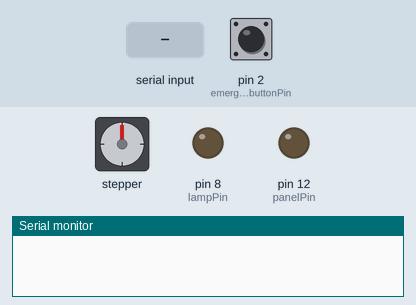
The sketch below on a simulated Arduino Uno, built with avr-gcc and run on an emulated ATmega328P. Shown: stepper motor, output pins drawn as LEDs (lit = HIGH), the last lines printed to the serial monitor. Wiring (inferred from the names in the program): stepper motor driver (200 steps per turn assumed): step pin 4; direction pin 3; enable pin 5. The test bench sets the inputs (shaded band); at power-on: pin 2 (emergencystopbuttonPin) HIGH. Pins used as bus, display or sensor lines are not drawn.

Above: at 1.2 s.
1.3 s: "4\n" received over Serial
At 1.8 s:
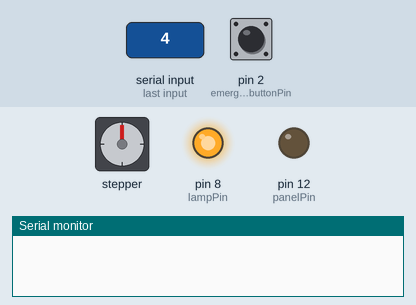
2.8 s: "1\n" received over Serial
At 3.9 s:
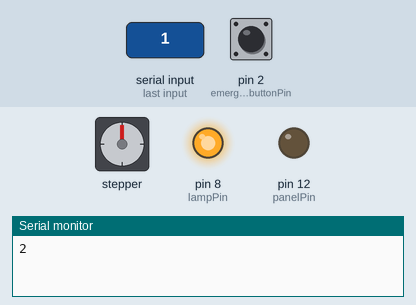
5.8 s: pin 2 (emergencystopbuttonPin) pulled LOW for 0.15 s
At 7.7 s:
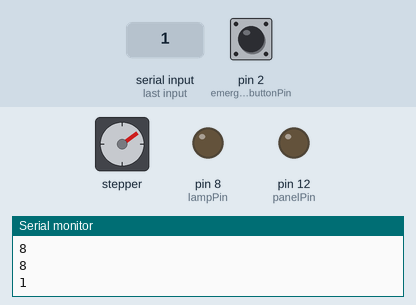
8.0 s: "5\n" received over Serial
At 9.2 s:
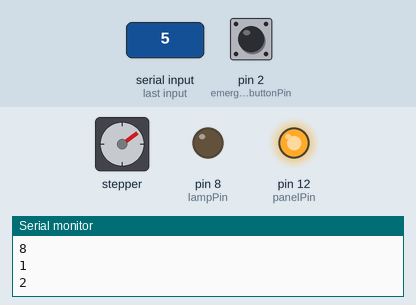
9.5 s: "4\n" received over Serial
At 10.4 s:
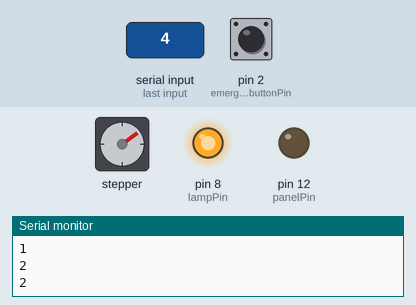
11.0 s: "6\n" received over Serial
At 11.6 s:
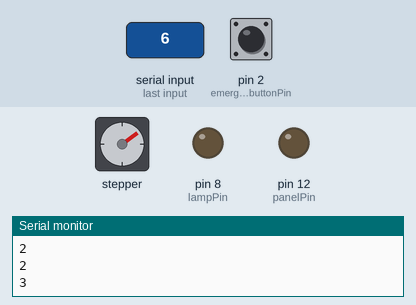
Timing chart, 0 to 13.5 s (numbered marks = the images above; inputs shaded):
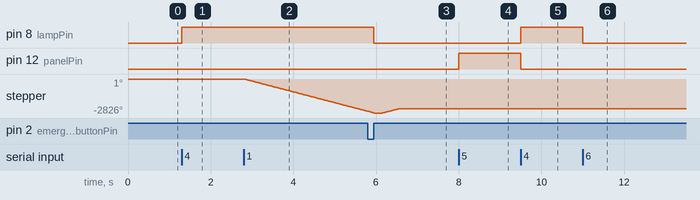

Measured:
- after the input at 1.3 s, pin 8 (lampPin): LOW → HIGH at once
- after the input at 2.8 s, stepper: keeps turning counter-clockwise at about 897°/s, starting at once
- after the input at 5.8 s, pin 8 (lampPin): HIGH → LOW after 0.15 s
- after the input at 8.0 s, pin 12 (panelPin): LOW → HIGH at once
- after the input at 9.5 s, pin 8 (lampPin): LOW → HIGH at once; pin 12 (panelPin): HIGH → LOW at once
- after the input at 11.0 s, pin 8 (lampPin): HIGH → LOW at once

The sketch:

fullsystem.ino
```cpp
const int emergencystopbuttonPin = 2;
const int lampPin =  8;
const int panelPin = 12;

int emergencystopbuttonState = 0;
int lastemergencystopbuttonState = 0;
int on = 0;
int lamp = 1;
int panel = 0;

int stop = 0;

#define d_limitto1 200 //steps between limit switch and 1st cell
#define d_1to2 1000     //steps between the cells
#define Dir 3
#define Step 4
#define Enable 5
#define Limit_1 6
#define Limit_2 7
int pos = 0;
bool initial = true;
bool initialISR = true;
int x = 0;


void setup() {
  Serial.begin(115200);
  Serial.setTimeout(1);

  pinMode(lampPin, OUTPUT);
  pinMode(panelPin, OUTPUT);
  pinMode(emergencystopbuttonPin, INPUT);

  pinMode(Dir,OUTPUT);
  pinMode(Step,OUTPUT);
  pinMode(Enable,OUTPUT);
  digitalWrite(Enable,HIGH);
  pinMode(Limit_1,INPUT);
  pinMode(Limit_2,INPUT);

  Serial.flush();

  attachInterrupt(digitalPinToInterrupt(emergencystopbuttonPin), emergencystop, RISING);
  //attachInterrupt(digitalPinToInterrupt(Limit_1), emergencystop, RISING);
  //attachInterrupt(digitalPinToInterrupt(Limit_2), emergencystop, RISING);
}

//ISR
void emergencystop(){
  static unsigned long last_interrupt_time = 0;
  unsigned long interrupt_time = millis();
  if (interrupt_time - last_interrupt_time > 2000)
  {
    stop = 1;
    digitalWrite(lampPin, LOW);
    digitalWrite(panelPin, LOW);
    if (initialISR){
      initialISR = 0;
      Serial.println(8);
      Serial.println(8);
    }
    else{
      //Serial.write(7);
      Serial.println(7);
      Serial.flush();
    }
  }
  last_interrupt_time = interrupt_time;
}

void runMotor(int wait, int steps, boolean dir){

  digitalWrite(Enable,LOW);
  digitalWrite(Dir,dir);

  pos = pos + steps;
  for(int i=0;i<(steps);i++){
    if(stop){
    digitalWrite(Enable,HIGH);
    stop = 0;
    return;
    }
    digitalWrite(Step,HIGH);
    delayMicroseconds(wait);
    digitalWrite(Step,LOW);
    delayMicroseconds(wait);
  }

  if(pos>800){
    digitalWrite(Enable,HIGH);
  }
}

void homing(boolean enable){
  runMotor(1000,pos,false);
  pos = 0;
  digitalWrite(Enable,HIGH);
}

void calibration(){
  digitalWrite(Enable,LOW);
  digitalWrite(Dir,false);
  for(int i=0;i<(100000);i++){
    if(stop){
      delay(200);
      digitalWrite(Enable,HIGH);
      stop = 0;
      runMotor(1000,d_limitto1,true);
      digitalWrite(Enable,HIGH);
      pos = 0;
      return;
    }
    digitalWrite(Step,HIGH);
    delayMicroseconds(1000);
    digitalWrite(Step,LOW);
    delayMicroseconds(1000);
  }
}

void loop(){

  if(Serial.available()>0){
    x = Serial.readString().toInt();}


  /*emergencystopbuttonState = digitalRead(emergencystopbuttonPin);
  if(emergencystopbuttonState==1 && lastemergencystopbuttonState == 0){
    digitalWrite(lampPin, LOW);
    digitalWrite(panelPin, LOW);
    //add here part to send python a signal to stop the program
    Serial.write(7);
   //
  }
  lastemergencystopbuttonState = emergencystopbuttonState;*/

  //HOMING
  if (x==1){
    x=0;
    if(initial){
      calibration();
      initial = 0;
    }
    else{
      homing(true);}

    delay(1000);
    //Serial.write(1);
    Serial.println(1);
    Serial.flush();
  }


  //MOVE
  if (x==2){
    x=0;
    runMotor(1000,d_1to2,true);
    delay(1000);
    //Serial.write(1);
    Serial.println(1);
    Serial.flush();
  }

//   if (x==3){
//    x = 0;
//    delay(5000);
//    Serial.write(1);
//  }

  //PL
  if (x==4){
    x= 0;
    //Serial.println("PL mode from arduino");
    digitalWrite(lampPin, HIGH);
    digitalWrite(panelPin, LOW);
    delay(500);
    //Serial.write(2);
    Serial.println(2);
    Serial.flush();
  }

  //EL
  if (x==5){
    x= 0;
    //Serial.println("EL mode from arduino");
    digitalWrite(lampPin, LOW);
    digitalWrite(panelPin, HIGH);
    delay(500);
    //Serial.write(2);
    Serial.println(2);
    Serial.flush();
  }

  //OFF
  if (x==6){
    x= 0;
    digitalWrite(lampPin, LOW);
    digitalWrite(panelPin, LOW);
    delay(500);
    //Serial.write(3);
    Serial.println(3);
    Serial.flush();

  }

  if (x==7){
    stop = 0;
    initial = true;
    initialISR = true;
  }
}
```
